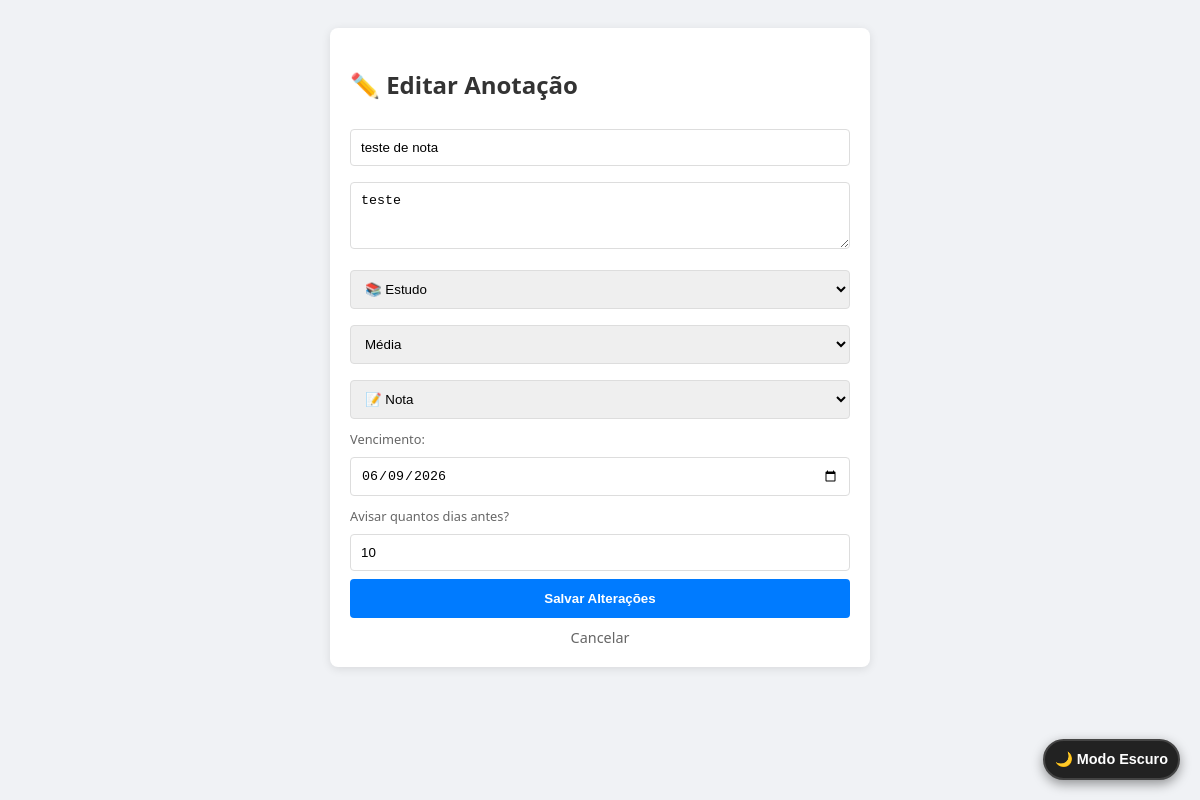
The page /editar/4 on the database its author committed.
### tables this page shows
CREATE TABLE notas (
            id INTEGER PRIMARY KEY AUTOINCREMENT,
            titulo TEXT NOT NULL,
            conteudo TEXT,
            categoria TEXT, -- Ex: Estudo, Financeiro, Trabalho
            prioridade TEXT, -- Ex: Alta, Média, Baixa
            tipo TEXT, -- Ex: Nota ou Lembrete
            data_criacao TIMESTAMP DEFAULT CURRENT_TIMESTAMP,
            data_vencimento DATE, -- Para os lembretes de conta
            dias_aviso INTEGER, -- Quantos dias antes avisar
            status TEXT DEFAULT 'Ativo', -- Ex: Ativo ou Concluído
            data_exclusao DATE -- Dia que uma nota foi excluída
        );

CREATE TABLE categorias (
            id INTEGER PRIMARY KEY AUTOINCREMENT,
            nome TEXT NOT NULL UNIQUE,
            emoji TEXT
        );

### app.py (the view, shortened to what this page needs)
@app.route('/editar/<int:id>', methods=['GET', 'POST'])
def editar(id):
    conn = sqlite3.connect('painel_dados.db') # Nome correto do seu banco
    cursor = conn.cursor()
    cursor.execute("SELECT * FROM notas WHERE id = ?", (id,))
    nota = cursor.fetchone()
    cursor.execute("SELECT id, nome, emoji FROM categorias")
    lista_categorias = cursor.fetchall()
    conn.close()
    return render_template('editar.html', nota=nota, categorias=lista_categorias)

### templates/editar.html (shortened to what this page needs)
<!DOCTYPE html>
<html lang="pt-br">
<head>
    <link rel="stylesheet" href="{{ url_for('static', filename='style.css') }}">
</head>
<body>
    <button class="btn-dark-toggle" id="darkToggle">🌙 Modo Escuro</button>
    <div class="form-container">
        <h2>✏️ Editar Anotação</h2>
        <form method="POST">
            <input type="text" name="titulo" value="{{ nota[1] }}" required>
            <textarea name="conteudo" rows="3">{{ nota[2] }}</textarea>
            <select name="categoria" required>
                {% for categoria in categorias %}
                    <option value="{{ categoria[1] }}" {% if nota[3] == categoria[1] %}selected{% endif %}>
                        {{ categoria[2] }} {{ categoria[1] }}
                    </option>
                {% endfor %}
            </select>
            <select name="prioridade">
                <option value="Média" {% if nota[4] == 'Média' %}selected{% endif %}>Média</option>
            </select>
            <select name="tipo">
                <option value="Nota" {% if nota[5] == 'Nota' %}selected{% endif %}>📝 Nota</option>
            </select>
            <label style="font-size: 0.8em; color: #666;">Vencimento:</label>
            <input type="date" name="data_vencimento" value="{{ nota[7] }}">
            <label style="font-size: 0.8em; color: #666;">Avisar quantos dias antes?</label>
            <input type="number" name="dias_aviso" value="{{ nota[8] }}">
            <button type="submit" class="btn-salvar">Salvar Alterações</button>
            <a href="/" class="btn-cancelar">Cancelar</a>
        </form>
    </div>
</body>
</html>

### static/style.css (style rules this page uses)
body { font-family: 'Segoe UI', sans-serif; background: #f0f2f5; padding: 20px; color: #333; }
.form-container { background: white; padding: 20px; border-radius: 8px; max-width: 500px; margin: 0 auto 30px auto; box-shadow: 0 2px 10px rgba(0,0,0,0.1); }
input, select, textarea { width: 100%; margin: 8px 0; padding: 10px; border: 1px solid #ddd; border-radius: 4px; box-sizing: border-box; }
button { background: #28a745; color: white; border: none; padding: 12px; width: 100%; border-radius: 4px; cursor: pointer; font-weight: bold; }
.btn-salvar { background: #007bff; color: white; border: none; padding: 12px; width: 100%; border-radius: 4px; cursor: pointer; font-weight: bold; }
.btn-cancelar { display: block; text-align: center; margin-top: 10px; color: #666; text-decoration: none; font-size: 0.9em; }
.btn-dark-toggle { position: fixed; bottom: 20px; right: 20px; width: auto !important; background: #222; color: #fff; border: 2px solid #444; padding: 10px 10px; border-radius: 50px; cursor: pointer; font-size: 0.9em; box-shadow: 0 4px 12px rgba(0,0,0,0.4); z-index: 9999; transition: all 0.2s ease; }

### rows shown on the page
notas: titulo "teste de nota", conteudo "teste", categoria "📚 Estudo", prioridade "Média", tipo "📝 Nota", data_vencimento "06/09/2026", dias_aviso "10"
